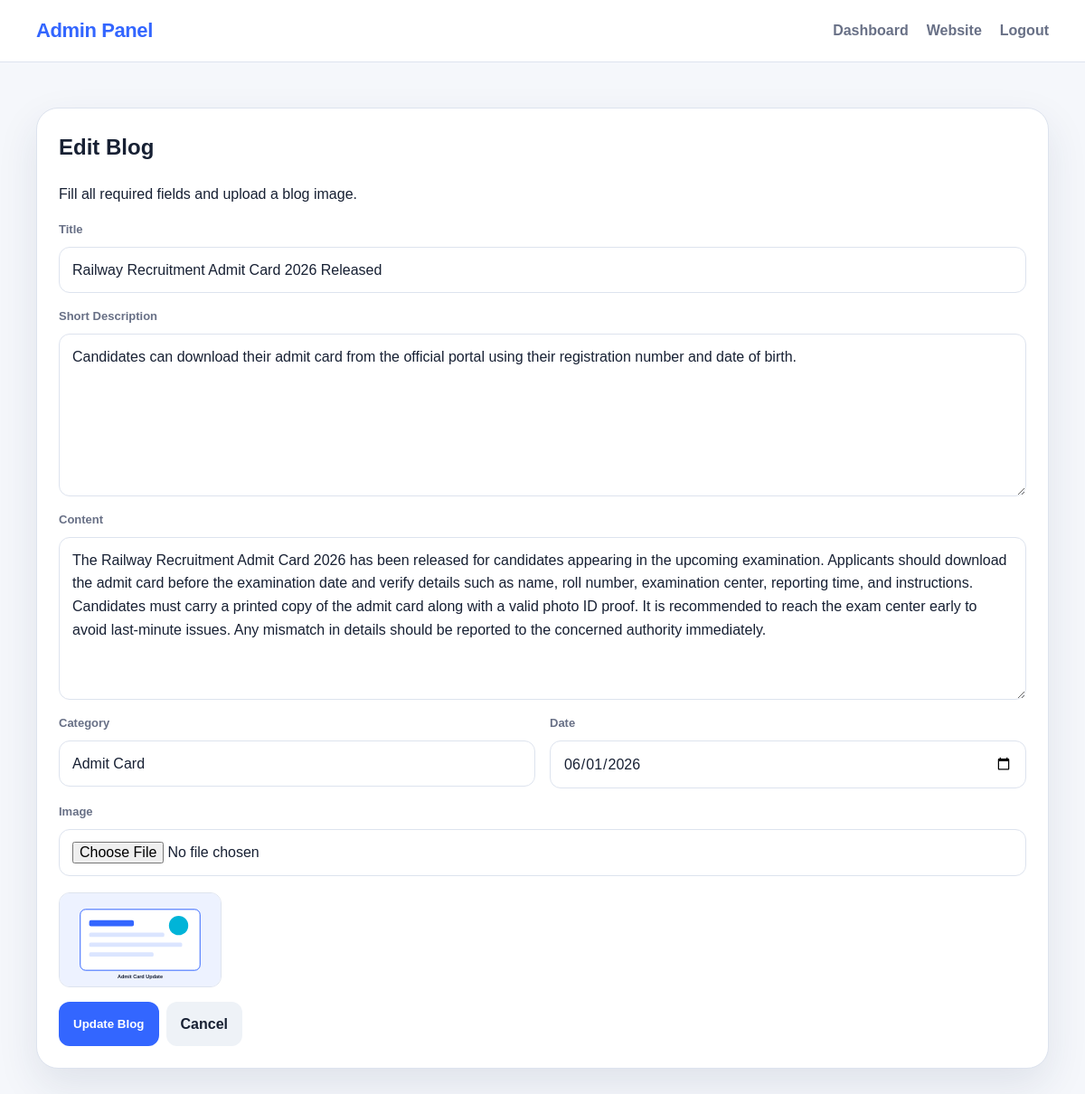
Page /admin/blog_form.php?id=1 (signed in) on the committed database.
### tables this page shows
CREATE TABLE blogs (
    id INT AUTO_INCREMENT PRIMARY KEY,
    title VARCHAR(255) NOT NULL,
    short_description TEXT NULL,
    content LONGTEXT NOT NULL,
    category VARCHAR(100) NOT NULL,
    image_path VARCHAR(255) NULL,
    published_date DATE NOT NULL,
    created_at TIMESTAMP DEFAULT CURRENT_TIMESTAMP,
    updated_at TIMESTAMP DEFAULT CURRENT_TIMESTAMP ON UPDATE CURRENT_TIMESTAMP
);

### config/database.php (called while the page is built, shortened)
<?php
function e($value) {
    return htmlspecialchars((string) $value, ENT_QUOTES, 'UTF-8');
}

### admin/blog_form.php (the view, shortened to what this page needs)
<?php
require_once __DIR__ . '/../config/database.php';
$id = isset($_GET['id']) ? (int) $_GET['id'] : 0;
$isEdit = $id > 0;
$blog = [
    'title' => '',
    'short_description' => '',
    'content' => '',
    'category' => '',
    'image_path' => '',
    'published_date' => date('Y-m-d')
];
if ($isEdit) {
    $stmt = $pdo->prepare('SELECT * FROM blogs WHERE id = :id LIMIT 1');
    $stmt->execute([':id' => $id]);
    $blogData = $stmt->fetch();
    $blog = $blogData;
}
?>
<!DOCTYPE html>
<html lang="en">
<head>
    <link rel="stylesheet" href="../assets/css/style.css">
</head>
<body>
    <header class="site-header">
        <nav class="navbar container">
            <a class="brand" href="dashboard.php">Admin Panel</a>
            <div class="nav-links">
                <a href="dashboard.php">Dashboard</a>
                <a href="../index.php">Website</a>
                <a href="logout.php">Logout</a>
            </div>
        </nav>
    </header>
    <main class="admin-page container">
        <section class="admin-card">
            <h1><?= $isEdit ? 'Edit Blog' : 'Add New Blog' ?></h1>
            <p>Fill all required fields and upload a blog image.</p>
            <form method="POST" enctype="multipart/form-data" class="form-grid">
                <div class="field span-2">
                    <label for="title">Title</label>
                    <input type="text" id="title" name="title" value="<?= e($blog['title']) ?>" required>
                </div>
                <div class="field span-2">
                    <label for="short_description">Short Description</label>
                    <textarea id="short_description" name="short_description" rows="3" placeholder="Brief blog summary"><?= e($blog['short_description']) ?></textarea>
                </div>
                <div class="field span-2">
                    <label for="content">Content</label>
                    <textarea id="content" name="content" required><?= e($blog['content']) ?></textarea>
                </div>
                <div class="field">
                    <label for="category">Category</label>
                    <input type="text" id="category" name="category" value="<?= e($blog['category']) ?>" placeholder="Admit Card, Result, News" required>
                </div>
                <div class="field">
                    <label for="published_date">Date</label>
                    <input type="date" id="published_date" name="published_date" value="<?= e($blog['published_date']) ?>" required>
                </div>
                <div class="field span-2">
                    <label for="image">Image</label>
                    <input type="file" id="image" name="image" accept="image/*">
                    <?php if (!empty($blog['image_path'])): ?>
                        <img src="../<?= e($blog['image_path']) ?>" alt="Current blog image" class="current-image">
                    <?php endif; ?>
                </div>
                <div class="action-row span-2">
                    <button type="submit" class="primary-btn"><?= $isEdit ? 'Update Blog' : 'Create Blog' ?></button>
                    <a href="dashboard.php" class="secondary-btn">Cancel</a>
                </div>
            </form>
        </section>
    </main>
</body>
</html>

### assets/css/style.css (style rules this page uses)
:root { --bg: #f5f7fb; --card: #ffffff; --text: #172033; --muted: #687086; --primary: #3366ff; --primary-dark: #244cd8; --soft-primary: #edf2ff; --border: #dde3ee; --danger: #e63946; --success: #1f9d55; --shadow: 0 18px 45px rgba(34, 50, 84, 0.10); }
* { box-sizing: border-box; }
body { margin: 0; font-family: Arial, Helvetica, sans-serif; background: var(--bg); color: var(--text); line-height: 1.6; }
a { color: inherit; text-decoration: none; }
img { max-width: 100%; display: block; }
.container { width: min(1120px, calc(100% - 32px)); margin: 0 auto; }
.site-header { background: rgba(255, 255, 255, 0.92); border-bottom: 1px solid var(--border); position: sticky; top: 0; z-index: 10; backdrop-filter: blur(12px); }
.navbar { min-height: 68px; display: flex; align-items: center; justify-content: space-between; gap: 16px; }
.brand { font-size: 22px; font-weight: 800; letter-spacing: -0.4px; color: var(--primary); }
.nav-links { display: flex; align-items: center; gap: 20px; font-weight: 700; color: var(--muted); }
.field, .sidebar-search { display: flex; flex-direction: column; gap: 8px; }
label { font-size: 13px; font-weight: 800; color: var(--muted); }
input, select, textarea { width: 100%; border: 1px solid var(--border); border-radius: 12px; padding: 12px 14px; font: inherit; color: var(--text); background: #fff; outline: none; transition: border-color 0.2s, box-shadow 0.2s; }
textarea { min-height: 180px; resize: vertical; }
.primary-btn, .secondary-btn, .danger-btn, .success-btn { display: inline-flex; align-items: center; justify-content: center; border: 0; border-radius: 12px; padding: 12px 16px; font-weight: 800; cursor: pointer; transition: transform 0.2s, box-shadow 0.2s, background 0.2s; }
.primary-btn { background: var(--primary); color: white; }
.secondary-btn { background: #eef2f7; color: var(--text); }
.blog-detail, .sidebar-card, .auth-card, .admin-card { background: var(--card); border: 1px solid var(--border); border-radius: 24px; box-shadow: var(--shadow); }
.auth-page, .admin-page { min-height: calc(100vh - 68px); padding: 50px 0; }
.auth-card h1, .admin-card h1, .admin-card h2 { margin-top: 0; }
.admin-card { padding: 24px; }
.action-row { display: flex; gap: 8px; flex-wrap: wrap; }
.form-grid { display: grid; grid-template-columns: repeat(2, 1fr); gap: 16px; }
.form-grid .span-2 { grid-column: 1 / -1; }
.current-image { margin-top: 10px; max-width: 180px; border-radius: 12px; border: 1px solid var(--border); }

### rows in the picture
blogs: title "Railway Recruitment Admit Card 2026 Released", short_description "Candidates can download their admit card from the official portal using their registration number and date of birth.", content "The Railway Recruitment Admit Card 2026 has been released for candidates appearing in the upcoming examination. Applicants should download the admit card before the examination date and verify details such as name, roll number, examination center, reporting time, and instructions. Candidates must carry a printed copy of the admit card along with a valid photo ID proof. It is recommended to reach the exam center early to avoid last-minute issues. Any mismatch in details should be reported to the concerned authority immediately.", category "Admit Card", published_date "06/01/2026", image_path (picture)
